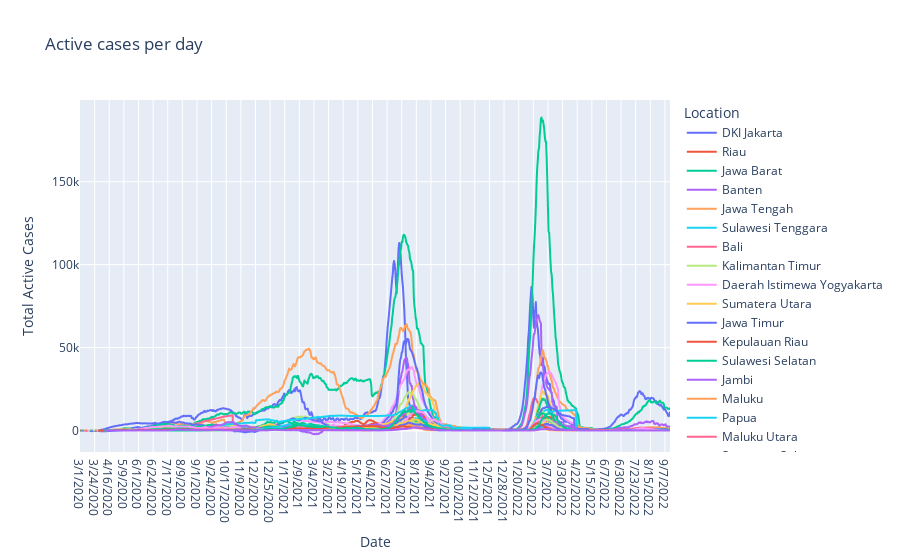

Notebook code for this chart:
### Markdown cell above
## Total Active Cases Grouped By Each Province

### Code cell
df_prov = df_raw
i = df_prov[df_prov['Location'] == 'Indonesia'].index
df_prov = df_prov.drop(i)

fig = px.line(df_prov, x='Date', y='Total Active Cases', color='Location', title='Active cases per day')
fig.show()

### Figure 1 — Plotly figure (JSON) as saved in the notebook; plotly's stock layout.template omitted (floating-point values rounded to 4 significant figures; data arrays with more than 128 entries replaced by an {"elided": "..."} marker saying what was removed)
{"data": [{"hovertemplate": "Location=DKI Jakarta<br>Date=%{x}<br>Total Active Cases=%{y}<extra></extra>", "legendgroup": "DKI Jakarta", "line": {"color": "#636efa", "dash": "solid"}, "marker": {"symbol": "circle"}, "mode": "lines", "name": "DKI Jakarta", "showlegend": true, "x": {"elided": "929 str values"}, "xaxis": "x", "y": {"elided": "929 int values"}, "yaxis": "y", "type": "scattergl"}, {"hovertemplate": "Location=Riau<br>Date=%{x}<br>Total Active Cases=%{y}<extra></extra>", "legendgroup": "Riau", "line": {"color": "#EF553B", "dash": "solid"}, "marker": {"symbol": "circle"}, "mode": "lines", "name": "Riau", "showlegend": true, "x": {"elided": "928 str values"}, "xaxis": "x", "y": {"elided": "928 int values"}, "yaxis": "y", "type": "scattergl"}, {"hovertemplate": "Location=Jawa Barat<br>Date=%{x}<br>Total Active Cases=%{y}<extra></extra>", "legendgroup": "Jawa Barat", "line": {"color": "#00cc96", "dash": "solid"}, "marker": {"symbol": "circle"}, "mode": "lines", "name": "Jawa Barat", "showlegend": true, "x": {"elided": "927 str values"}, "xaxis": "x", "y": {"elided": "927 int values"}, "yaxis": "y", "type": "scattergl"}, {"hovertemplate": "Location=Banten<br>Date=%{x}<br>Total Active Cases=%{y}<extra></extra>", "legendgroup": "Banten", "line": {"color": "#ab63fa", "dash": "solid"}, "marker": {"symbol": "circle"}, "mode": "lines", "name": "Banten", "showlegend": true, "x": {"elided": "924 str values"}, "xaxis": "x", "y": {"elided": "924 int values"}, "yaxis": "y", "type": "scattergl"}, {"hovertemplate": "Location=Jawa Tengah<br>Date=%{x}<br>Total Active Cases=%{y}<extra></extra>", "legendgroup": "Jawa Tengah", "line": {"color": "#FFA15A", "dash": "solid"}, "marker": {"symbol": "circle"}, "mode": "lines", "name": "Jawa Tengah", "showlegend": true, "x": {"elided": "922 str values"}, "xaxis": "x", "y": {"elided": "922 int values"}, "yaxis": "y", "type": "scattergl"}, {"hovertemplate": "Location=Sulawesi Tenggara<br>Date=%{x}<br>Total Active Cases=%{y}<extra></extra>", "legendgroup": "Sulawesi Tenggara", "line": {"color": "#19d3f3", "dash": "solid"}, "marker": {"symbol": "circle"}, "mode": "lines", "name": "Sulawesi Tenggara", "showlegend": true, "x": {"elided": "920 str values"}, "xaxis": "x", "y": {"elided": "920 int values"}, "yaxis": "y", "type": "scattergl"}, {"hovertemplate": "Location=Bali<br>Date=%{x}<br>Total Active Cases=%{y}<extra></extra>", "legendgroup": "Bali", "line": {"color": "#FF6692", "dash": "solid"}, "marker": {"symbol": "circle"}, "mode": "lines", "name": "Bali", "showlegend": true, "x": {"elided": "919 str values"}, "xaxis": "x", "y": {"elided": "919 int values"}, "yaxis": "y", "type": "scattergl"}, {"hovertemplate": "Location=Kalimantan Timur<br>Date=%{x}<br>Total Active Cases=%{y}<extra></extra>", "legendgroup": "Kalimantan Timur", "line": {"color": "#B6E880", "dash": "solid"}, "marker": {"symbol": "circle"}, "mode": "lines", "name": "Kalimantan Timur", "showlegend": true, "x": {"elided": "916 str values"}, "xaxis": "x", "y": {"elided": "916 int values"}, "yaxis": "y", "type": "scattergl"}, {"hovertemplate": "Location=Daerah Istimewa Yogyakarta<br>Date=%{x}<br>Total Active Cases=%{y}<extra></extra>", "legendgroup": "Daerah Istimewa Yogyakarta", "line": {"color": "#FF97FF", "dash": "solid"}, "marker": {"symbol": "circle"}, "mode": "lines", "name": "Daerah Istimewa Yogyakarta", "showlegend": true, "x": {"elided": "914 str values"}, "xaxis": "x", "y": {"elided": "914 int values"}, "yaxis": "y", "type": "scattergl"}, {"hovertemplate": "Location=Sumatera Utara<br>Date=%{x}<br>Total Active Cases=%{y}<extra></extra>", "legendgroup": "Sumatera Utara", "line": {"color": "#FECB52", "dash": "solid"}, "marker": {"symbol": "circle"}, "mode": "lines", "name": "Sumatera Utara", "showlegend": true, "x": {"elided": "913 str values"}, "xaxis": "x", "y": {"elided": "913 int values"}, "yaxis": "y", "type": "scattergl"}, {"hovertemplate": "Location=Jawa Timur<br>Date=%{x}<br>Total Active Cases=%{y}<extra></extra>", "legendgroup": "Jawa Timur", "line": {"color": "#636efa", "dash": "solid"}, "marker": {"symbol": "circle"}, "mode": "lines", "name": "Jawa Timur", "showlegend": true, "x": {"elided": "912 str values"}, "xaxis": "x", "y": {"elided": "912 int values"}, "yaxis": "y", "type": "scattergl"}, {"hovertemplate": "Location=Kepulauan Riau<br>Date=%{x}<br>Total Active Cases=%{y}<extra></extra>", "legendgroup": "Kepulauan Riau", "line": {"color": "#EF553B", "dash": "solid"}, "marker": {"symbol": "circle"}, "mode": "lines", "name": "Kepulauan Riau", "showlegend": true, "x": {"elided": "911 str values"}, "xaxis": "x", "y": {"elided": "911 int values"}, "yaxis": "y", "type": "scattergl"}, {"hovertemplate": "Location=Sulawesi Selatan<br>Date=%{x}<br>Total Active Cases=%{y}<extra></extra>", "legendgroup": "Sulawesi Selatan", "line": {"color": "#00cc96", "dash": "solid"}, "marker": {"symbol": "circle"}, "mode": "lines", "name": "Sulawesi Selatan", "showlegend": true, "x": {"elided": "911 str values"}, "xaxis": "x", "y": {"elided": "911 int values"}, "yaxis": "y", "type": "scattergl"}, {"hovertemplate": "Location=Jambi<br>Date=%{x}<br>Total Active Cases=%{y}<extra></extra>", "legendgroup": "Jambi", "line": {"color": "#ab63fa", "dash": "solid"}, "marker": {"symbol": "circle"}, "mode": "lines", "name": "Jambi", "showlegend": true, "x": {"elided": "910 str values"}, "xaxis": "x", "y": {"elided": "910 int values"}, "yaxis": "y", "type": "scattergl"}, {"hovertemplate": "Location=Maluku<br>Date=%{x}<br>Total Active Cases=%{y}<extra></extra>", "legendgroup": "Maluku", "line": {"color": "#FFA15A", "dash": "solid"}, "marker": {"symbol": "circle"}, "mode": "lines", "name": "Maluku", "showlegend": true, "x": {"elided": "908 str values"}, "xaxis": "x", "y": {"elided": "908 int values"}, "yaxis": "y", "type": "scattergl"}, {"hovertemplate": "Location=Papua<br>Date=%{x}<br>Total Active Cases=%{y}<extra></extra>", "legendgroup": "Papua", "line": {"color": "#19d3f3", "dash": "solid"}, "marker": {"symbol": "circle"}, "mode": "lines", "name": "Papua", "showlegend": true, "x": {"elided": "908 str values"}, "xaxis": "x", "y": {"elided": "908 int values"}, "yaxis": "y", "type": "scattergl"}, {"hovertemplate": "Location=Maluku Utara<br>Date=%{x}<br>Total Active Cases=%{y}<extra></extra>", "legendgroup": "Maluku Utara", "line": {"color": "#FF6692", "dash": "solid"}, "marker": {"symbol": "circle"}, "mode": "lines", "name": "Maluku Utara", "showlegend": true, "x": {"elided": "907 str values"}, "xaxis": "x", "y": {"elided": "907 int values"}, "yaxis": "y", "type": "scattergl"}, {"hovertemplate": "Location=Sumatera Selatan<br>Date=%{x}<br>Total Active Cases=%{y}<extra></extra>", "legendgroup": "Sumatera Selatan", "line": {"color": "#B6E880", "dash": "solid"}, "marker": {"symbol": "circle"}, "mode": "lines", "name": "Sumatera Selatan", "showlegend": true, "x": {"elided": "907 str values"}, "xaxis": "x", "y": {"elided": "907 int values"}, "yaxis": "y", "type": "scattergl"}, {"hovertemplate": "Location=Aceh<br>Date=%{x}<br>Total Active Cases=%{y}<extra></extra>", "legendgroup": "Aceh", "line": {"color": "#FF97FF", "dash": "solid"}, "marker": {"symbol": "circle"}, "mode": "lines", "name": "Aceh", "showlegend": true, "x": {"elided": "904 str values"}, "xaxis": "x", "y": {"elided": "904 int values"}, "yaxis": "y", "type": "scattergl"}, {"hovertemplate": "Location=Kalimantan Tengah<br>Date=%{x}<br>Total Active Cases=%{y}<extra></extra>", "legendgroup": "Kalimantan Tengah", "line": {"color": "#FECB52", "dash": "solid"}, "marker": {"symbol": "circle"}, "mode": "lines", "name": "Kalimantan Tengah", "showlegend": true, "x": {"elided": "904 str values"}, "xaxis": "x", "y": {"elided": "904 int values"}, "yaxis": "y", "type": "scattergl"}, {"hovertemplate": "Location=Lampung<br>Date=%{x}<br>Total Active Cases=%{y}<extra></extra>", "legendgroup": "Lampung", "line": {"color": "#636efa", "dash": "solid"}, "marker": {"symbol": "circle"}, "mode": "lines", "name": "Lampung", "showlegend": true, "x": {"elided": "904 str values"}, "xaxis": "x", "y": {"elided": "904 int values"}, "yaxis": "y", "type": "scattergl"}, {"hovertemplate": "Location=Sulawesi Tengah<br>Date=%{x}<br>Total Active Cases=%{y}<extra></extra>", "legendgroup": "Sulawesi Tengah", "line": {"color": "#EF553B", "dash": "solid"}, "marker": {"symbol": "circle"}, "mode": "lines", "name": "Sulawesi Tengah", "showlegend": true, "x": {"elided": "904 str values"}, "xaxis": "x", "y": {"elided": "904 int values"}, "yaxis": "y", "type": "scattergl"}, {"hovertemplate": "Location=Sulawesi Utara<br>Date=%{x}<br>Total Active Cases=%{y}<extra></extra>", "legendgroup": "Sulawesi Utara", "line": {"color": "#00cc96", "dash": "solid"}, "marker": {"symbol": "circle"}, "mode": "lines", "name": "Sulawesi Utara", "showlegend": true, "x": {"elided": "904 str values"}, "xaxis": "x", "y": {"elided": "904 int values"}, "yaxis": "y", "type": "scattergl"}, {"hovertemplate": "Location=Sumatera Barat<br>Date=%{x}<br>Total Active Cases=%{y}<extra></extra>", "legendgroup": "Sumatera Barat", "line": {"color": "#ab63fa", "dash": "solid"}, "marker": {"symbol": "circle"}, "mode": "lines", "name": "Sumatera Barat", "showlegend": true, "x": {"elided": "904 str values"}, "xaxis": "x", "y": {"elided": "904 int values"}, "yaxis": "y", "type": "scattergl"}, {"hovertemplate": "Location=Papua Barat<br>Date=%{x}<br>Total Active Cases=%{y}<extra></extra>", "legendgroup": "Papua Barat", "line": {"color": "#FFA15A", "dash": "solid"}, "marker": {"symbol": "circle"}, "mode": "lines", "name": "Papua Barat", "showlegend": true, "x": {"elided": "903 str values"}, "xaxis": "x", "y": {"elided": "903 int values"}, "yaxis": "y", "type": "scattergl"}, {"hovertemplate": "Location=Kalimantan Utara<br>Date=%{x}<br>Total Active Cases=%{y}<extra></extra>", "legendgroup": "Kalimantan Utara", "line": {"color": "#19d3f3", "dash": "solid"}, "marker": {"symbol": "circle"}, "mode": "lines", "name": "Kalimantan Utara", "showlegend": true, "x": {"elided": "902 str values"}, "xaxis": "x", "y": {"elided": "902 int values"}, "yaxis": "y", "type": "scattergl"}, {"hovertemplate": "Location=Sulawesi Barat<br>Date=%{x}<br>Total Active Cases=%{y}<extra></extra>", "legendgroup": "Sulawesi Barat", "line": {"color": "#FF6692", "dash": "solid"}, "marker": {"symbol": "circle"}, "mode": "lines", "name": "Sulawesi Barat", "showlegend": true, "x": {"elided": "901 str values"}, "xaxis": "x", "y": {"elided": "901 int values"}, "yaxis": "y", "type": "scattergl"}, {"hovertemplate": "Location=Kalimantan Barat<br>Date=%{x}<br>Total Active Cases=%{y}<extra></extra>", "legendgroup": "Kalimantan Barat", "line": {"color": "#B6E880", "dash": "solid"}, "marker": {"symbol": "circle"}, "mode": "lines", "name": "Kalimantan Barat", "showlegend": true, "x": {"elided": "901 str values"}, "xaxis": "x", "y": {"elided": "901 int values"}, "yaxis": "y", "type": "scattergl"}, {"hovertemplate": "Location=Kalimantan Selatan<br>Date=%{x}<br>Total Active Cases=%{y}<extra></extra>", "legendgroup": "Kalimantan Selatan", "line": {"color": "#FF97FF", "dash": "solid"}, "marker": {"symbol": "circle"}, "mode": "lines", "name": "Kalimantan Selatan", "showlegend": true, "x": {"elided": "900 str values"}, "xaxis": "x", "y": {"elided": "900 int values"}, "yaxis": "y", "type": "scattergl"}, {"hovertemplate": "Location=Kepulauan Bangka Belitung<br>Date=%{x}<br>Total Active Cases=%{y}<extra></extra>", "legendgroup": "Kepulauan Bangka Belitung", "line": {"color": "#FECB52", "dash": "solid"}, "marker": {"symbol": "circle"}, "mode": "lines", "name": "Kepulauan Bangka Belitung", "showlegend": true, "x": {"elided": "900 str values"}, "xaxis": "x", "y": {"elided": "900 int values"}, "yaxis": "y", "type": "scattergl"}, {"hovertemplate": "Location=Bengkulu<br>Date=%{x}<br>Total Active Cases=%{y}<extra></extra>", "legendgroup": "Bengkulu", "line": {"color": "#636efa", "dash": "solid"}, "marker": {"symbol": "circle"}, "mode": "lines", "name": "Bengkulu", "showlegend": true, "x": {"elided": "899 str values"}, "xaxis": "x", "y": {"elided": "899 int values"}, "yaxis": "y", "type": "scattergl"}, {"hovertemplate": "Location=Nusa Tenggara Barat<br>Date=%{x}<br>Total Active Cases=%{y}<extra></extra>", "legendgroup": "Nusa Tenggara Barat", "line": {"color": "#EF553B", "dash": "solid"}, "marker": {"symbol": "circle"}, "mode": "lines", "name": "Nusa Tenggara Barat", "showlegend": true, "x": {"elided": "899 str values"}, "xaxis": "x", "y": {"elided": "899 int values"}, "yaxis": "y", "type": "scattergl"}, {"hovertemplate": "Location=Nusa Tenggara Timur<br>Date=%{x}<br>Total Active Cases=%{y}<extra></extra>", "legendgroup": "Nusa Tenggara Timur", "line": {"color": "#00cc96", "dash": "solid"}, "marker": {"symbol": "circle"}, "mode": "lines", "name": "Nusa Tenggara Timur", "showlegend": true, "x": {"elided": "890 str values"}, "xaxis": "x", "y": {"elided": "890 int values"}, "yaxis": "y", "type": "scattergl"}, {"hovertemplate": "Location=Gorontalo<br>Date=%{x}<br>Total Active Cases=%{y}<extra></extra>", "legendgroup": "Gorontalo", "line": {"color": "#ab63fa", "dash": "solid"}, "marker": {"symbol": "circle"}, "mode": "lines", "name": "Gorontalo", "showlegend": true, "x": {"elided": "888 str values"}, "xaxis": "x", "y": {"elided": "888 int values"}, "yaxis": "y", "type": "scattergl"}], "layout": {"xaxis": {"anchor": "y", "domain": [0, 1], "title": {"text": "Date"}, "type": "category", "range": [0, 928], "autorange": true}, "yaxis": {"anchor": "x", "domain": [0, 1], "title": {"text": "Total Active Cases"}, "type": "linear", "range": [-12950.0, 199200.0], "autorange": true}, "legend": {"title": {"text": "Location"}, "tracegroupgap": 0}, "title": {"text": "Active cases per day"}, "autosize": true}}
